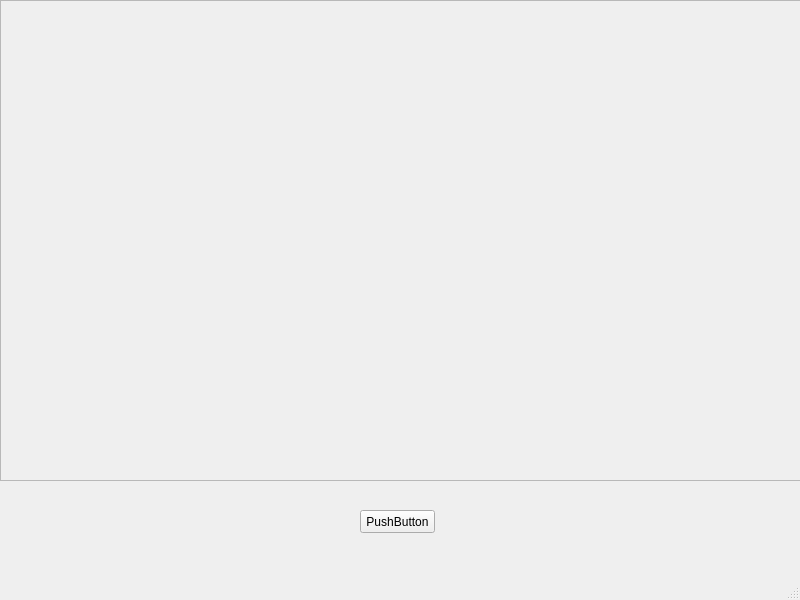
<?xml version="1.0" encoding="UTF-8"?>
<ui version="4.0">
 <class>MainWindow</class>
 <widget class="QMainWindow" name="MainWindow">
  <property name="geometry">
   <rect>
    <x>0</x>
    <y>0</y>
    <width>800</width>
    <height>600</height>
   </rect>
  </property>
  <property name="windowTitle">
   <string>MainWindow</string>
  </property>
  <widget class="QWidget" name="centralwidget">
   <widget class="QFrame" name="frame">
    <property name="geometry">
     <rect>
      <x>0</x>
      <y>0</y>
      <width>801</width>
      <height>481</height>
     </rect>
    </property>
    <property name="frameShape">
     <enum>QFrame::StyledPanel</enum>
    </property>
    <property name="frameShadow">
     <enum>QFrame::Raised</enum>
    </property>
   </widget>
   <widget class="QPushButton" name="pushButton">
    <property name="geometry">
     <rect>
      <x>360</x>
      <y>510</y>
      <width>75</width>
      <height>23</height>
     </rect>
    </property>
    <property name="text">
     <string>PushButton</string>
    </property>
   </widget>
  </widget>
  <widget class="QMenuBar" name="menubar">
   <property name="geometry">
    <rect>
     <x>0</x>
     <y>0</y>
     <width>800</width>
     <height>21</height>
    </rect>
   </property>
  </widget>
  <widget class="QStatusBar" name="statusbar"/>
 </widget>
 <resources/>
 <connections/>
</ui>
